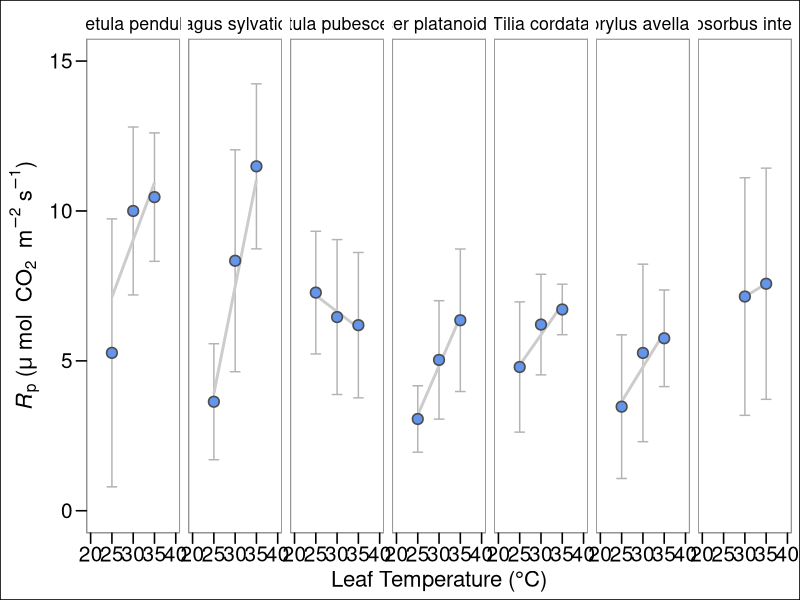
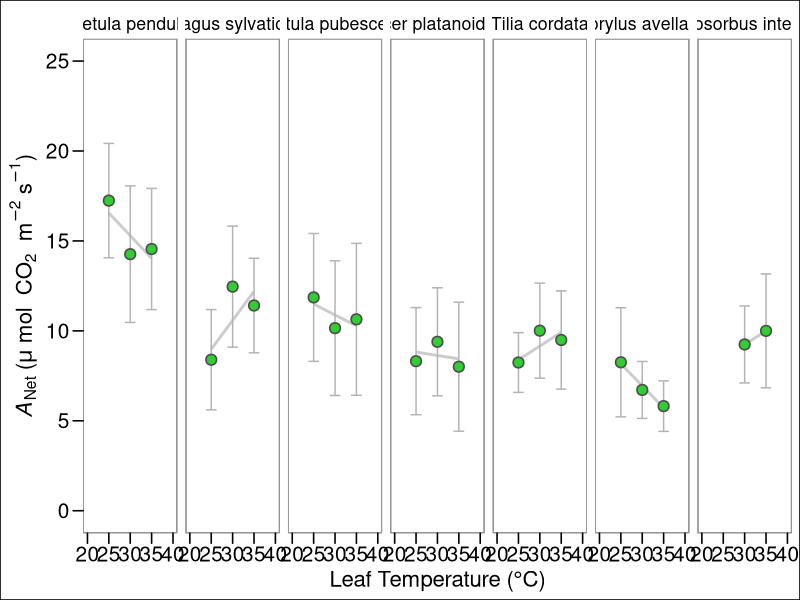
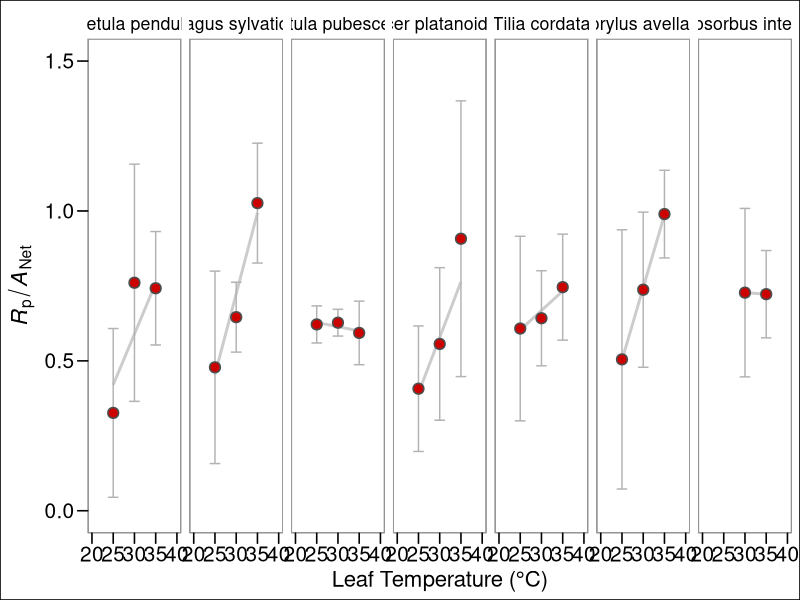
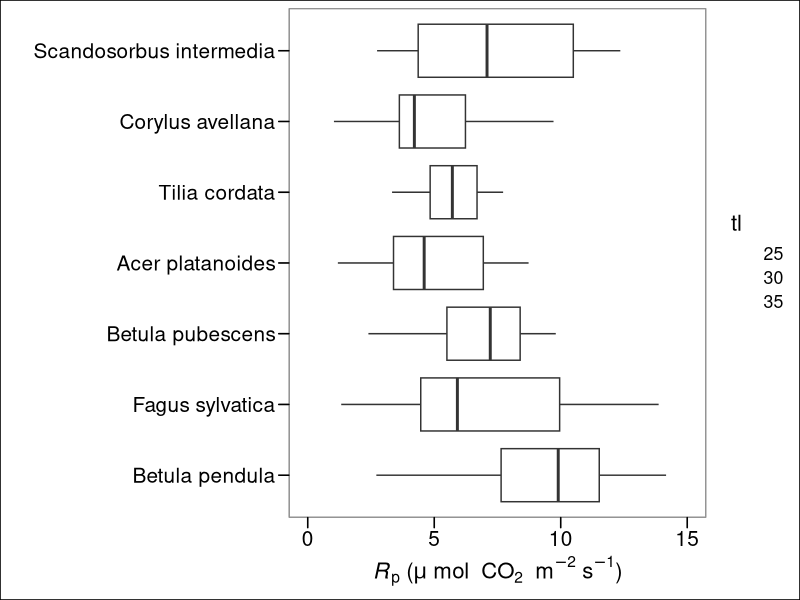
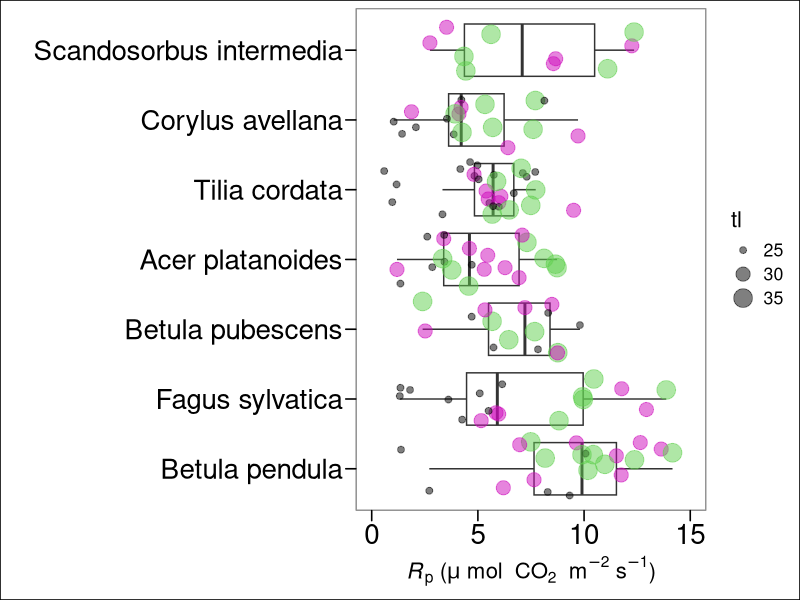
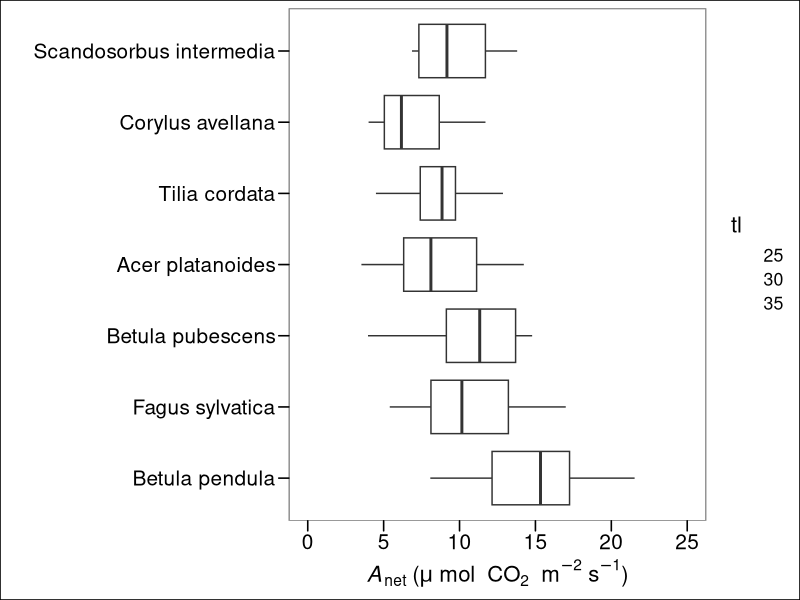
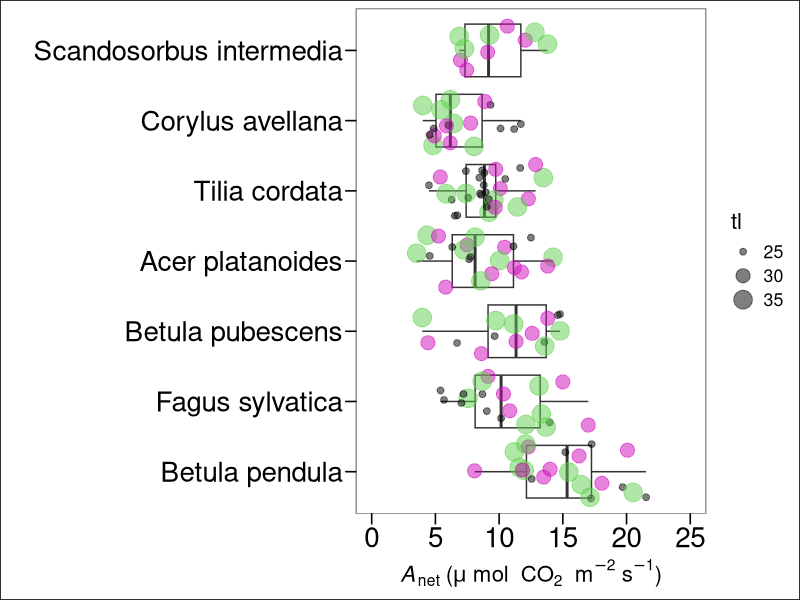
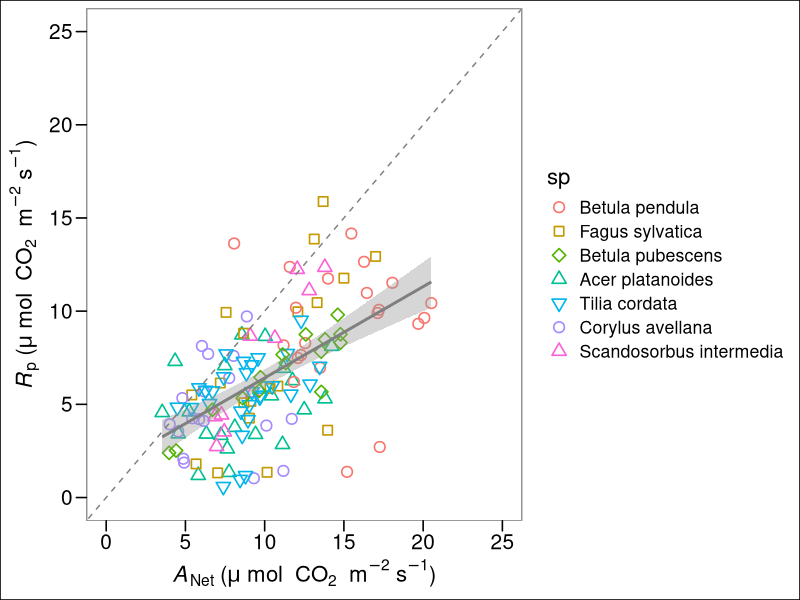

Recreate these plots in R, in order. (Note: this script raises an error after producing the figures.)
#install.packages("Hmisc", dependencies = T)
#
# packages_to_load <- c("drc", "bbmle", "labelled", "MALDIquant", 
#                      "magicfor", "ggplot2", "ggpubr", "ggpmisc", "tidyverse", #"broom", 
#                     "Hmisc", "plotly", "PairedData", "DescTools", 
#                     "generalhoslem", "graphics", "nls2", "plyr",
#                     "ggthemes", "ggpubr", "signal", "segmented")
#
# lapply(packages_to_load, library, character.only = TRUE)

## lable ----
ytleaf          <- expression("T"["leaf"]~degree~"C")
photorate       <- expression("" ~mu ~ mol ~ "CO"[2]~m^{-2} ~ "s"^{-1})
labrsq          <- expression(R^{2}~"=")
labvpdl         <- "VPD (kPa)"
lab_photo       <- expression(paste(italic(A)[Net], ' (', mu * ~'mol'~ " CO"[2]~' m'^{-2}*' s'^{-1}*')'))
lab_photo1      <- expression(paste(italic(A)[Net], ' (', mu * 'mol m'^{-2}*'s'^{-1}*')'))
lab_Tleaf       <- expression(paste("Leaf temperature (", degree,"C)"))
labcond         <- expression("g"["s"]~~"in"~mol~H[2]*O~m^{-2}~s^{-1})
labcond1        <- expression("Conductance to "~H[2]*O~"in"~mol~H[2]*O~m^{-2}~s^{-1})
labtrmmol       <- expression("E"~~"in"~mol~H[2]*O~m^{-2}~s^{-1})
etrrate         <- expression("" ~mu ~ mol ~"photon" ~m^{-2} ~ "s"^{-1})
photorate       <- expression("" ~mu ~ mol ~ "CO"[2]~m^{-2} ~ "s"^{-1})
labgs           <- expression(paste(italic(g[s])*" ("~mol[H[2]*O]~m^{-2}~s^{-1}~")"))


## data processing ---- Load ONE of the following csv's


# Species
df <- read.csv("Data/Uppsala-2024-Summer-Photorespiration-SpotMes-TreeSpp.csv", header = T, stringsAsFactors = T, sep = ";")


# Ecotypes

df <- read.csv("Data/Uppsala-2024-Summer-Photorespiration-SpotMes-Birch-Ecotypes.csv", header = T, stringsAsFactors = T, sep = ";")


#-----------------------------------------------------#


## use the following filters as necessary
df     <- subset(df, dq == "yes") # eliminates unreliable values.

df$pairid <- paste0(df$sprp, "-", df$setTleaf)

df$pairid <- as.factor(df$pairid)


length(unique(df$pairid))       # individual runs + season

dflist    <-   split(df,list(df$pairid))
dflist    <-   split(df,unique(list(df$pairid)))
dflist    <-   dflist[sapply(dflist, nrow)>0] 

setwd("output")


correct_RD <- function(data, output_path){
  
  ColumnNames <- c("sp","treeid","setTleaf",
             "anet.21p",    
             "anet.0p",
             "Rd",
             "corranet",
             "anet.delta",
             "pr.CO2", 
             "pr.real",
             "pr.percent",    
             "gsw.21p",    
             "gsw.0p",     
             "gsw.delta",  
             "gsw.percent",
             "E.21p",     
             "E.0p",      
             "E.delta",   
             "E.percent", 
             "ETR.21p",     
             "ETR.0p",
             "ETR.delta",   
             "ETR.percent",
             "JT",
             "JO1",
             "JC1",
             "JO2",
             "JC2",
             "JO1.percent",
             "JC1.percent",
             "JO2.percent",
             "JC2.percent",
             "NPQ.21p",
             "NPQ.0p",
             "NPQ.delta",
             "NPQ.percent")
  
  output_data <- data.frame(matrix(nrow = 0, ncol = length(ColumnNames)))
  names(output_data) <- ColumnNames

  for(dataIdx in 1:length(data)){
    
    speciesdata <- data[[dataIdx]]
    if(nrow(speciesdata) != 2){
      print(names(dflist)[dataIdx])
      print(nrow(speciesdata))
      next
    }
    
    
    sp               <-     speciesdata$sp[1]
    treeid           <-     speciesdata$treeid[1]
    setTleaf         <-     speciesdata$setTleaf[1]
    
    p21              <-     subset(speciesdata, olev == "21p")    
    p0               <-     subset(speciesdata, olev == "0p")
    
    anet.21p         <-     p21$A
    anet.0p          <-     p0$A
     
    
    # Calculate corrected Anet. The values for slope and intercept       where calculated using values taken from the literature. 
    
    Rd               <-      0.05554*anet.21p+ 0.11395 
    corranet         <-      anet.21p-Rd          
    # "corranet" is Anet corrected for Rd
    
    
    anet.delta       <-      anet.0p - anet.21p
    pr.CO2           <-      anet.delta * 0.5
    pr.real          <-      anet.delta + pr.CO2
    pr.percent       <-      pr.real/anet.21p
    
    gsw.21p          <-      p21$gsw
    gsw.0p           <-      p0$gsw
    gsw.delta        <-      p0$gsw - p21$gsw
    gsw.percent      <-      gsw.delta/p21$gsw
    
    
    E.21p            <-      p21$E
    E.0p             <-      p0$E
    E.delta          <-      p0$E - p21$E
    E.percent        <-      E.delta/p21$E
    
    
    ETR.21p          <-      p21$ETR
    ETR.0p           <-      p0$ETR
    ETR.delta        <-      p0$ETR - p21$ETR
    ETR.percent      <-      ETR.delta/p21$ETR
    JT               <-      ETR.21p + ETR.0p
    JO1              <-      pr.percent * JT
    JC1              <-      JT-JO1
    JO2              <-      ((2/3)*(JT-4*(anet.21p)))
    JC2              <-      ((1/3)*(JT+8*(anet.21p)))
    JO1.percent      <-      JO1/JT
    JC1.percent      <-      JC1/JT
    JO2.percent      <-      JO2/JT
    JC2.percent      <-      JC2/JT
    
    
    NPQ.21p          <-      p21$NPQ
    NPQ.0p           <-      p0$NPQ
    NPQ.delta        <-      NPQ.0p - NPQ.21p
    NPQ.percent      <-      NPQ.delta/NPQ.21p
    
    new_data = data.frame(as.character(sp),
                          as.character(treeid),
                          as.character(setTleaf), 
                          anet.21p,    
                          anet.0p,     
                          Rd, 
                          corranet,
                          anet.delta,
                          pr.CO2,
                          pr.real,
                          pr.percent,
                          gsw.21p,    
                          gsw.0p,     
                          gsw.delta,  
                          gsw.percent,
                          p21$E,     
                          E.0p,      
                          E.delta,   
                          E.percent, 
                          ETR.21p,     
                          ETR.0p,   
                          ETR.delta,   
                          ETR.percent,
                          JT,
                          JO1,
                          JC1,
                          JO2,
                          JC2,
                          JO1.percent,
                          JC1.percent,
                          JO2.percent,
                          JC2.percent,
                          NPQ.21p,
                          NPQ.0p,
                          NPQ.delta, 
                          NPQ.percent)
    
    names(new_data) <- names(output_data)
    output_data <- rbind(output_data, new_data)
    
    
  }
  
  file_path = paste(output_path, "species-output.csv", sep = "/")
  if(!dir.exists(output_path)){
    dir.create(output_path, recursive = T)
  }
  
  
  index <- 1
  while(file.exists(file_path)){
    file_path <- paste(output_path, paste("species-output", as.character(index), ".csv", sep =""), sep = "/")
    index = index + 1
  }
 
  

  write.table(output_data, file = file_path, 
              row.names = FALSE, col.names = T, sep = ";")
}

correct_RD(dflist, "./")


outs <- read.csv("species-output.csv", stringsAsFactors = T, sep = ";")

outs$sp <- factor(outs$sp, levels = c(
  "Betula pendula",         
  "Fagus sylvatica",         
  "Betula pubescens",       
  "Acer platanoides", 
  "Tilia cordata",
  "Corylus avellana",       
  "Scandosorbus intermedia"))



# Making the table for the concatenated PR values for each species and each temperature point.
library(stats)
library(base)
library(dplyr)
library(ggplot2)




## Plotting absolute Rp over temp##---------------------------------###

svg(filename = "pr-raw.svg", width = 16, height = 4.5, bg = "transparent")


absolute.table <- outs %>%
  group_by(sp, setTleaf) %>%
  summarise(pr.real.avg = mean(pr.real),
            se = sd(pr.real))

ggplot(absolute.table, aes(y = pr.real.avg, x=setTleaf, group=sp))+
  geom_errorbar(aes(ymin=pr.real.avg-se, ymax=pr.real.avg+se),col ="grey70", width= 2.5)+ #pmin can be used to cap the ymax. (e.g., pmin(pr.real.avg+se, 1.0))
  geom_smooth(data = outs, mapping = aes(y=pr.real, x=setTleaf), se = F, method="lm", col = "grey80")+
  geom_point(col="grey30", size = 3, pch = 21, fill = "cornflowerblue", stroke = 0.85)+
  # stat_regline_equation(data = outs, aes(x = setTleaf, y=pr.real, label = paste(..eq.label.., ..adj.rr.label.., paste("p = ", ..p.value..), sep = "~~~")),
  # formula = y~x,
  # label.x =22, label.y = 1.5)+
  facet_wrap(~sp, ncol = 7) +
  scale_y_continuous(limits = c(0, 15), name = expression(paste(italic(R)[p], ' (', mu * ~'mol'~ " CO"[2]~' m'^{-2}*' s'^{-1}*')')))+
  scale_x_continuous(limits = c(20,40), name = "Leaf Temperature (°C)")+
  ggthemes::theme_base() +
theme(axis.text.y = element_text(size = 15), 
      axis.text.x = element_text(size = 15),
      panel.border = element_rect(color = "grey70"))
dev.off()



### Plot showing Anet 21p over temp##-------------------------------###

svg(filename = "anet21-raw.svg", width = 16, height = 4.5, bg = "transparent")


anet.table <- outs %>%
  group_by(sp, setTleaf) %>%
  summarise(anet.21p.avg = mean(anet.21p),
            se = sd(anet.21p))


ggplot(anet.table, aes(y = anet.21p.avg, x=setTleaf, group=sp))+
   #pmin can be used to cap the ymax. (e.g., pmin(anet.21p.avg+se, 1.0))
  geom_smooth(data = outs, mapping = aes(y=anet.21p, x=setTleaf), se = F, method="lm", col = "grey80")+
  geom_errorbar(aes(ymin=anet.21p.avg-se, ymax=anet.21p.avg+se),col ="grey70", width= 2.5) +
  geom_point(col="grey30", size = 3, pch = 21, fill = "limegreen", stroke = 0.85)+
  # stat_regline_equation(data = outs, aes(x = setTleaf, y=anet.21p, label = paste(..eq.label.., ..adj.rr.label.., paste("p = ", ..p.value..), sep = "~~~")),
  # formula = y~x,
  # label.x =22, label.y = 1.5)+
  facet_wrap(~sp, ncol = 7) +
  scale_y_continuous(limits = c(0, 25), name = expression(paste(italic(A)[Net], ' (', mu * ~'mol'~ " CO"[2]~' m'^{-2}*' s'^{-1}*')')))+
  scale_x_continuous(limits = c(20,40), name = "Leaf Temperature (°C)")+
  ggthemes::theme_base()+
  theme(axis.text.y = element_text(size = 15), 
        axis.text.x = element_text(size = 15),
        panel.border = element_rect(color = "grey70"))
dev.off()





###Plot of pr.percent##-----------------------------------------###
svg(filename = "pr-percent.svg", width = 16, height = 4.5, bg = "transparent")



percent.table <- outs %>%
  group_by(sp, setTleaf) %>%
  summarise(pr.percent.avg = mean(pr.percent),
            se = sd(pr.percent))


ggplot(percent.table, aes(y = pr.percent.avg, x=setTleaf, group=sp))+
  #pmin can be used to cap the ymax. (e.g., pmin(pr.real.avg+se, 1.0))
  geom_smooth(data = outs, mapping = aes(y=pr.percent, x=setTleaf), se = F, method="lm", col = "grey80")+
  # ggpmisc::stat_poly_eq(
  #   data = outs,
  #   formula = y ~ x,
  #   aes(x = setTleaf, y = pr.percent, label = paste(after_stat(p.value.label), sep = "~~~")),
  #   label.x = 22,
  #   label.y = 1.5,
  # )+
  geom_errorbar(aes(ymin=pr.percent.avg-se, ymax=pr.percent.avg+se),col ="grey70", width= 2.5)+
  geom_point(col="grey30", size = 3, pch = 21, fill = "red3", stroke = 0.85)+
  # stat_regline_equation(data = outs, aes(x = setTleaf, y=pr.real, label = paste(..eq.label.., ..adj.rr.label.., paste("p = ", ..p.value..), sep = "~~~")),
  # formula = y~x,
  # label.x =22, label.y = 1.5)+
  facet_wrap(~sp, ncol = 7)+
  scale_y_continuous(limits = c(0, 1.5), name = 
                       expression(paste(italic(R)[p]/italic(A)[Net])))+
  scale_x_continuous(limits = c(20,40), name = "Leaf Temperature (°C)")+
  ggthemes::theme_base() +
  theme(axis.text.y = element_text(size = 15), 
        axis.text.x = element_text(size = 15),
        panel.border = element_rect(color = "grey70"))
dev.off()


##---------------------------------------------------------##


###########
outs$tl <- as.factor(outs$setTleaf)



## photorespiration across species boxplot (ignoring temp). First one is for just the relationship, the second one shows the temperature spread.

svg(filename = "Rp-species.svg", width = 12, height = 6, bg = "transparent")

ggplot(outs, aes(y = pr.real, x=sp)) +
  geom_boxplot(aes(x = sp, y = pr.real), outliers =  F)  +
  geom_jitter(aes(size = tl),  color = "grey", alpha = 0) +
  
  xlab(" ") +
  scale_y_continuous(limits = c(0,15), 
                     name = expression(paste(italic(R)[p], ' (', mu * ~'mol'~ " CO"[2]~' m'^{-2}*' s'^{-1}*')')))+
  ggthemes::theme_base()+
  theme(axis.text.y = element_text(size = 15), 
        axis.text.x = element_text(size = 15),
        panel.border = element_rect(color = "grey70")) +
  coord_flip()
dev.off()



svg(filename = "Rp-species-spotted.svg", width = 12, height = 6, bg = "transparent")

ggplot(outs, aes(y = pr.real, x=sp)) +
  geom_boxplot(aes(x = sp, y = pr.real), outliers =  F)  +
  geom_jitter(aes(size = tl), color = as.factor(outs$setTleaf), alpha = 0.5) +
  xlab(" ") +
  scale_y_continuous(limits = c(0,15), 
                     name = expression(paste(italic(R)[p], ' (', mu * ~'mol'~ " CO"[2]~' m'^{-2}*' s'^{-1}*')')))+
  ggthemes::theme_base()+
  theme(axis.text.y = element_text(size = 20), 
        axis.text.x = element_text(size = 20),
        panel.border = element_rect(color = "grey70")) +
  coord_flip()
dev.off()



###------- Mixed effects models for Rp----##

mod4 <- nlme::lme(pr.real ~  sp, data = outs, 
                  random = ~1|treeid, 
                  method = "REML", 
                  na.action=na.omit) ; anova(mod4)

mod4 <- nlme::lme(pr.real ~  setTleaf, data = outs, 
                  random = ~1|sp, 
                  method = "REML", 
                  na.action=na.omit) ; anova(mod4)

mod4 <- nlme::lme(pr.real ~  sp * setTleaf, data = outs, 
                  random = ~1|treeid, 
                  method = "REML", 
                  na.action=na.omit) ; anova(mod4)

###----Test for pr.percent----------------#####


mod6 <- nlme::lme(pr.percent ~  sp, data = outs, 
                  random = ~1|treeid, 
                  method = "REML", 
                  na.action=na.omit) ; anova(mod6)

mod6 <- nlme::lme(pr.percent ~  setTleaf, data = outs, 
                  random = ~1|sp, 
                  method = "REML", 
                  na.action=na.omit) ; anova(mod6)


mod6 <- nlme::lme(pr.percent ~  sp * setTleaf, data = outs, 
                  random = ~1|treeid, 
                  method = "REML", 
                  na.action=na.omit) ; anova(mod6)


#------------------------------#


## photosynthesis across species boxplot (ignoring temp). First one is for just the relationship, the second one shows the temperature spread.

svg(filename = "Anet-species.svg", width = 12, height = 6, bg = "transparent")

ggplot(outs, aes(y = anet.21p, x=sp)) +
  geom_boxplot(aes(x = sp, y = anet.21p), outliers =  F)  +
  geom_jitter(aes(size = tl),  color = "grey", alpha = 0) +
  
  xlab(" ") +
  scale_y_continuous(limits = c(0,25), 
                     name = expression(paste(italic(A)[net], ' (', mu * ~'mol'~ " CO"[2]~' m'^{-2}*' s'^{-1}*')')))+
  ggthemes::theme_base()+
  theme(axis.text.y = element_text(size = 15), 
        axis.text.x = element_text(size = 15),
        panel.border = element_rect(color = "grey70")) +
  coord_flip()
dev.off()


svg(filename = "Anet-species-spotted.svg", width = 12, height = 6, bg = "transparent")

ggplot(outs, aes(y = anet.21p, x=sp)) +
  geom_boxplot(aes(x = sp, y = anet.21p), outliers =  F)  +
  geom_jitter(aes(size = tl), color = as.factor(outs$setTleaf), alpha = 0.5) +
  xlab(" ") +
  scale_y_continuous(limits = c(0,25), 
                     name = expression(paste(italic(A)[net], ' (', mu * ~'mol'~ " CO"[2]~' m'^{-2}*' s'^{-1}*')')))+
  ggthemes::theme_base()+
  theme(axis.text.y = element_text(size = 20), 
        axis.text.x = element_text(size = 20),
        panel.border = element_rect(color = "grey70")) +
  coord_flip()
dev.off()


###------- Mixed effects models for Anet----##

mod5 <- nlme::lme(anet.21p ~  sp, data = outs, 
                  random = ~1|treeid, 
                  method = "REML", 
                  na.action=na.omit) ; anova(mod5)

mod5 <- nlme::lme(anet.21p ~  setTleaf, data = outs, 
                  random = ~1|sp, 
                  method = "REML", 
                  na.action=na.omit) ; anova(mod5)

mod5 <- nlme::lme(anet.21p ~  sp * setTleaf, data = outs, 
                  random = ~1|treeid, 
                  method = "REML", 
                  na.action=na.omit) ; anova(mod5)




# Does higher photorespiration rates = higher photosynthesis rates??? (spoiler, yes)

svg(filename = "Rp-over-Anet.svg", width = 7, height = 4.5, bg = "transparent")


ggplot(outs, aes(y = pr.real, x=anet.21p)) +
  geom_point(size = 3, 
             stroke = 0.85, aes(color = sp, shape = sp)) +
  geom_smooth(se = T, method="lm", col = "grey50") +
  scale_x_continuous(limits = c(0, 25), 
                     name = expression(paste(italic(A)[Net], ' (', mu * ~'mol'~ " CO"[2]~' m'^{-2}*' s'^{-1}*')'))) +
  scale_y_continuous(limits = c(0,25), 
                     name = expression(paste(italic(R)[p], ' (', mu * ~'mol'~ " CO"[2]~' m'^{-2}*' s'^{-1}*')')))+
  ggthemes::theme_base()+
  theme(axis.text.y = element_text(size = 15), 
        axis.text.x = element_text(size = 15),
        panel.border = element_rect(color = "grey70")) +
  scale_shape_manual(values = c(21,22,23,24,25,1,2)) +
  geom_abline(slope = 1, linetype = "dashed", color = "grey50")
dev.off()

#---------------------------------------------------------------------#

svg(filename = "Rp-over-Anet-alltemp.svg", width = 16, height = 4.5, bg = "transparent")


ggplot(outs, aes(y = pr.real, x=anet.21p, color = sp)) +
  geom_smooth(data = outs, mapping = aes(y=pr.real, x=anet.21p), 
              se = T, method="lm", col = "grey80") +
  geom_point(size = 3, 
             stroke = 0.85, aes(color = sp, shape = sp)) +
  scale_x_continuous(limits = c(0, 25), 
                     name = expression(paste(italic(A)[Net], ' (', mu * ~'mol'~ " CO"[2]~' m'^{-2}*' s'^{-1}*')'))) +
  scale_y_continuous(limits = c(0,25), 
                     name = expression(paste(italic(R)[p], ' (', mu * ~'mol'~ " CO"[2]~' m'^{-2}*' s'^{-1}*')')))+
  ggthemes::theme_base()+
  theme(axis.text.y = element_text(size = 15), 
        axis.text.x = element_text(size = 15),
        panel.border = element_rect(color = "grey70")) +
  scale_shape_manual(values = c(21,22,23,24,25,1,2))+
  geom_abline(slope = 1, linetype = "dashed", color = "grey50") +
  facet_wrap(~setTleaf)
dev.off()


######  Creating the dataframes for each temperature for the models ----

outs25 <- subset(outs, setTleaf == 25)
outs30 <- subset(outs, setTleaf == 30)
outs35 <- subset(outs, setTleaf == 35)


######  Rp against Anet split by temperature ----

mod6 <- nlme::lme(pr.real ~  anet.21p, data = outs, 
                 random = ~1|sp, 
                 method = "REML", 
                 na.action=na.omit) ; anova(mod6)


mod7 <- nlme::lme(pr.real ~  anet.21p, data = outs25, 
                  random = ~1|sp, 
                  method = "REML", 
                  na.action=na.omit) ; anova(mod7)

mod7 <- nlme::lme(pr.real ~  anet.21p, data = outs30, 
                  random = ~1|sp, 
                  method = "REML", 
                  na.action=na.omit) ; anova(mod7)

mod7 <- nlme::lme(pr.real ~  anet.21p, data = outs35, 
                  random = ~1|sp, 
                  method = "REML", 
                  na.action=na.omit) ; anova(mod7)













#-------------------------------#



#Box plots of pr.percent across the leaf temperatures

ggplot(outs, aes(y = pr.percent, x=tl, color=tl)) +
  geom_boxplot(aes(x = tl, y = pr.percent, fill = setTleaf)) +
  geom_jitter() +
  scale_x_continuous(limits = c(20, 40), 
                     name = "Leaf Temperature (°C)") +
  scale_y_continuous(limits = c(0,15), 
                     name = expression(paste(italic(R)[p], ' (', mu * ~'mol'~ " CO"[2]~' m'^{-2}*' s'^{-1}*')')))+
  ggthemes::theme_base()+
  theme(axis.text.y = element_text(size = 15), 
        axis.text.x = element_text(size = 15),
        panel.border = element_rect(color = "grey70"))


#-------- boxplot of Rp over temperature ----_#
svg(filename = "Rp-over-temp-box.svg", width = 16, height = 4.5, bg = "transparent")


ggplot(outs, aes(y = pr.real, x=tl)) +
  geom_boxplot(aes(x = tl, y = pr.real)) +
  geom_jitter(aes(color = sp)) +
  xlab("Leaf Temperature (°C)") +
  scale_y_continuous(limits = c(0,15), 
                     name = expression(paste(italic(R)[p], ' (', mu * ~'mol'~ " CO"[2]~' m'^{-2}*' s'^{-1}*')')))+
  ggthemes::theme_base()+
  theme(axis.text.y = element_text(size = 15), 
        axis.text.x = element_text(size = 15),
        panel.border = element_rect(color = "grey70"))
dev.off()







###### STATISTICAL TESTS #########


## example model fits nlme ---- 

# Here we are running a for loop testing     the relationship between species, setTleaf and the combined effect of them (I.e the temperature response of species), against pr.real (Absolute photorespiration rates ("10")), pr.percent (Proportional photorespiration rates ("11")), anet.21p (Ambient photosynthesis rates ("4")), anet.0p (O2-free photosynthesis rates ("5")) and JO2.percent (proportional oxygenation rates calculated using ETR only ("31)).


colindeces <- c(10, 11, 4, 5, 31)
colindeces <- c(10)
method.slope <- c()
value.slope <- c()
species.slope <- c()

names(outs)[colindeces[1]]

for (index in 1:length(colindeces)){
  
  
  independentVariable = outs[,colindeces[index]] 
  
  mod1 <- nlme::lme(independentVariable ~  sp , data = outs, 
                    random = ~1|treeid, 
                    method = "REML", 
                    na.action=na.omit) ; anova(mod1)
  print(paste("This analysis is based on :", names(outs)[colindeces[index]]))
  print(summary(mod1))
  
  mod1 <- nlme::lme(independentVariable ~  setTleaf , data = outs, 
                    random = ~1|sp, 
                    method = "REML", 
                    na.action=na.omit) ; anova(mod1)
  
  print(paste("This analysis is based on :", names(outs)[colindeces[index]]))
  print(summary(mod1))
  
  mod1 <- nlme::lme(independentVariable ~  sp * setTleaf, 
                    data = outs, 
                    random = ~1|treeid, 
                    method = "REML", 
                    na.action=na.omit) ; anova(mod1)
  
  print(paste("This analysis is based on :", names(outs)[colindeces[index]]))
  print(summary(mod1))
  
  
  print("----------------------------------------------------------------")
}


outs25 <- subset(outs, setTleaf == 25)
outs30 <- subset(outs, setTleaf == 30)
outs35 <- subset(outs, setTleaf == 35)



######----


######  Rp against species split by treeid nested for each temp point ----
 mod4 <- nlme::lme(pr.real ~  sp, data = outs25, 
                   random = ~1|treeid, 
                   method = "REML", 
                   na.action=na.omit) ; anova(mod4)
 
 mod4 <- nlme::lme(pr.real ~  sp, data = outs30, 
                   random = ~1|treeid, 
                   method = "REML", 
                   na.action=na.omit) ; anova(mod4)
 
 mod4 <- nlme::lme(pr.real ~  sp, data = outs35, 
                   random = ~1|treeid, 
                   method = "REML", 
                   na.action=na.omit) ; anova(mod4)
 

mod4 <- nlme::lme(pr.real ~  anet.21p * setTleaf, data = outs, 
                  random = ~1|sp, 
                  method = "REML", 
                  na.action=na.omit) ; anova(mod4)




library(tidyr)

long_data <- outs %>%
  gather(key = "method", value = "y", pr.percent, JO2.percent)

# Fit a model with an interaction term between method and setTleaf
long_model <- lm(y ~ sp * setTleaf * method, data = long_data)

# Check the model summary
summary(long_model)


# Fit the model with and without the interaction term between method and setTleaf
model_interaction <- lm(y ~ sp * setTleaf * method, data = long_data)
model_no_interaction <- lm(y ~ sp * setTleaf + method, data = long_data)

# Compare the models using a likelihood ratio test
anova(model_no_interaction, model_interaction)

# Visualize the comparison
library(ggplot2)
ggplot(long_data, aes(x = setTleaf, y = y, color = method)) +
  geom_point() +
  geom_smooth(method = "lm", se = FALSE) +  # Add linear regression lines
  facet_wrap(~sp)+
  labs(title = "Comparison of Slopes for y1 and y2") +
  theme_minimal()


### post hoc test ------- HSD, honest significant difference 

m7 <- aov(anet.0p ~ sp, data = outs, random = ~1|treeid, method = "REML", na.action=na.omit) ; anova(m7)
par(las=2)
par(mar=c(8,8,2,2)) 
plot(TukeyHSD(m7))


t1 <- TukeyHSD(m7)
t1 <- as.data.frame(t1$sp)
t1$com <- rownames(t1)

rownames(t1) <- NULL
colnames(t1) <- c("prdiff","lwr", "upr","padj", "com")
blah <- subset(t1, padj <= 0.05)





